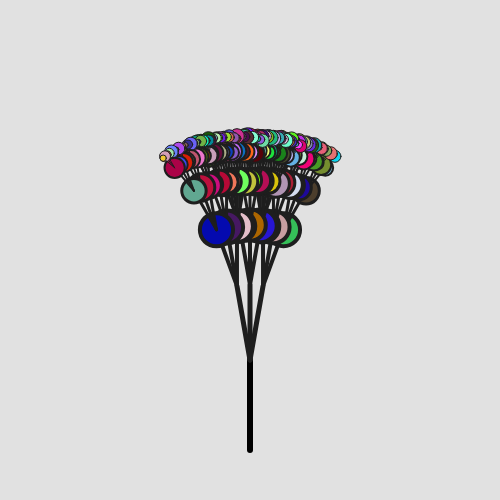
Frame 1 (no input)
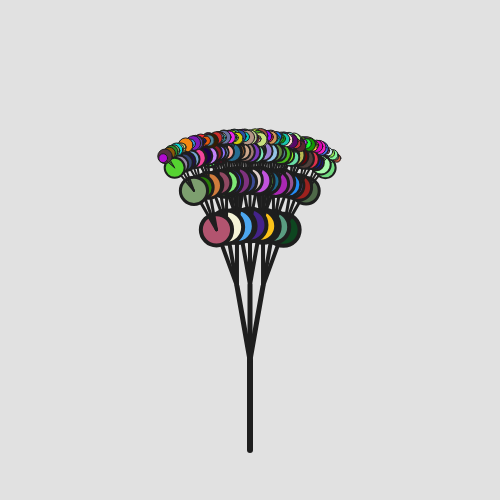
Frame 60 (no input)
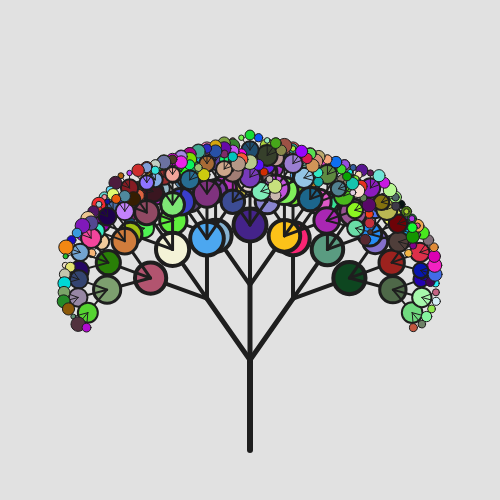
Frame 120 (the mouse pressed at the canvas centre since frame 60)

The p5.js sketch that drew these frames (run headless with seeded random() and noise() and a simulated clock; from frame 60 on, the mouse is pressed at the canvas centre):

// p5.js sketch
// ── sketch.js
// Balloon Tree Project
// Henry Vu
// Finished day: 11.18.2024
//

let seed;
let scale = 15;
let userLeaf = 5;

function setup() {
  seed = 30;
  createCanvas(500, 500);
  background(255);
}

function draw() {
  background(225);
  drawTree(width/2, height*0.9, 90, 6);
  randomSeed(seed); // seed to keep leaf size random but stay fixed
  drawLeaf();
}

function drawLine( x1, y1, x2, y2, depth) {
  //draw a line segment connecting (x1,y1) to (x2,y2)
  strokeWeight(depth, 1, 5, 1, 3.5); // map for changing thickness based on depth
  line(x1, y1, x2, y2);
  stroke(30);
}

function drawTree(x1, y1, angle, depth) {
  let difAngle = map(mouseX, 0, width, 10, 60); // this function response for changing the blooming
  if (depth > 0) {
    let x2 = x1 + (cos(radians(angle))*depth*scale); //calculate endpoints of
    // current branch
    
    let y2 = y1 - (sin(radians(angle))*depth*scale); //using trig ratios. Get
    // shorter based on depth

    drawLine(x1, y1, x2, y2, depth);

    // draw leaf according to the depth 
    if (depth < userLeaf) {
      drawLeaf(x2,y2,depth);
    }

    //for a 3-branch tree: 
    // added another branch function to make it 3 branches
    drawTree(x2,y2, angle-difAngle, depth-1);
    drawTree(x2, y2, angle-0, depth-1);
    drawTree(x2, y2, angle+difAngle, depth-1);
  }
}

function drawLeaf(x,y,depth) {
  let min = map(depth, 1, 5, 5, 40); // map min and max size for the leaf 
  let max = map(depth, 1, 5, 15, 40);
  let size = random(min, max);
  fill(random(255),random(255),random(255)); // random colour for leave
  circle(x, y, size);
}

function keyPressed() {
  if (key === "z") {
    if (userLeaf >= 0) {
      userLeaf -= 1; // check if at 0 then reduce depth down by 1 to make less leaf
    }
  }
  
  if (key === "x") {
    if (userLeaf < 5) {
      userLeaf += 1; // check if we reached over 5 then increase depth by 1 until we reached max value
    }
  }
}
